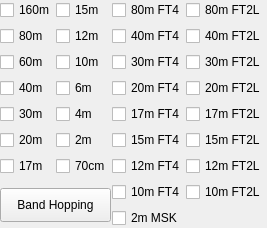
                       <widget class="QWidget" name="widget_3" native="true">
                        <property name="sizePolicy">
                         <sizepolicy hsizetype="Preferred" vsizetype="Preferred">
                          <horstretch>0</horstretch>
                          <verstretch>0</verstretch>
                         </sizepolicy>
                        </property>
                        <layout class="QGridLayout" name="gridLayout_8" columnstretch="1,1,1">
                         <property name="leftMargin">
                          <number>0</number>
                         </property>
                         <property name="topMargin">
                          <number>0</number>
                         </property>
                         <property name="rightMargin">
                          <number>1</number>
                         </property>
                         <property name="bottomMargin">
                          <number>0</number>
                         </property>
                         <property name="horizontalSpacing">
                          <number>1</number>
                         </property>
                         <property name="verticalSpacing">
                          <number>6</number>
                         </property>
                         <item row="7" column="1">
                          <widget class="QCheckBox" name="cb70cm">
                           <property name="toolTip">
                            <string>70cm FT8</string>
                           </property>
                           <property name="text">
                            <string>70cm</string>
                           </property>
                          </widget>
                         </item>
                         <item row="5" column="0">
                          <widget class="QCheckBox" name="cb30m">
                           <property name="toolTip">
                            <string>30m FT8</string>
                           </property>
                           <property name="text">
                            <string>30m</string>
                           </property>
                          </widget>
                         </item>
                         <item row="8" column="0" rowspan="2" colspan="2">
                          <widget class="QPushButton" name="pbBandHopping">
                           <property name="minimumSize">
                            <size>
                             <width>0</width>
                             <height>34</height>
                            </size>
                           </property>
                           <property name="focusPolicy">
                            <enum>Qt::StrongFocus</enum>
                           </property>
                           <property name="toolTip">
                            <string>&lt;html&gt;&lt;head/&gt;&lt;body&gt;&lt;p&gt;Toggle band hopping On/Off. Band hopping occurs every other full minute. Changes to the checkboxes take effect immediately.&lt;br/&gt;Right-click to switch to the next selected band hopping frequency, or to test the default audio device, when band hopping is disabled.&lt;/p&gt;&lt;/body&gt;&lt;/html&gt;</string>
                           </property>
                           <property name="styleSheet">
                            <string notr="true">QPushButton:checked {
	background-color: red;
	border-style: outset;
	border-width: 1px;
	border-radius: 5px;
	border-color: black;
	min-width: 5em;
	padding: 3px;
}</string>
                           </property>
                           <property name="text">
                            <string>  Band Hopping  </string>
                           </property>
                           <property name="checkable">
                            <bool>true</bool>
                           </property>
                          </widget>
                         </item>
                         <item row="2" column="1">
                          <widget class="QCheckBox" name="cb12m">
                           <property name="toolTip">
                            <string>12m FT8</string>
                           </property>
                           <property name="text">
                            <string>12m</string>
                           </property>
                          </widget>
                         </item>
                         <item row="4" column="0">
                          <widget class="QCheckBox" name="cb40m">
                           <property name="toolTip">
                            <string>40m FT8</string>
                           </property>
                           <property name="text">
                            <string>40m</string>
                           </property>
                          </widget>
                         </item>
                         <item row="9" column="2">
                          <widget class="QCheckBox" name="cb2mMSK">
                           <property name="toolTip">
                            <string>2m MSK144</string>
                           </property>
                           <property name="whatsThis">
                            <string/>
                           </property>
                           <property name="text">
                            <string>2m MSK</string>
                           </property>
                          </widget>
                         </item>
                         <item row="3" column="1">
                          <widget class="QCheckBox" name="cb10m">
                           <property name="toolTip">
                            <string>10m FT8</string>
                           </property>
                           <property name="text">
                            <string>10m</string>
                           </property>
                          </widget>
                         </item>
                         <item row="4" column="1">
                          <widget class="QCheckBox" name="cb6m">
                           <property name="toolTip">
                            <string>6m FT8</string>
                           </property>
                           <property name="text">
                            <string>6m</string>
                           </property>
                          </widget>
                         </item>
                         <item row="3" column="0">
                          <widget class="QCheckBox" name="cb60m">
                           <property name="toolTip">
                            <string>60m FT8</string>
                           </property>
                           <property name="text">
                            <string>60m</string>
                           </property>
                          </widget>
                         </item>
                         <item row="1" column="0">
                          <widget class="QCheckBox" name="cb160m">
                           <property name="sizePolicy">
                            <sizepolicy hsizetype="Minimum" vsizetype="Fixed">
                             <horstretch>0</horstretch>
                             <verstretch>0</verstretch>
                            </sizepolicy>
                           </property>
                           <property name="toolTip">
                            <string>160m FT8</string>
                           </property>
                           <property name="text">
                            <string>160m</string>
                           </property>
                          </widget>
                         </item>
                         <item row="2" column="0">
                          <widget class="QCheckBox" name="cb80m">
                           <property name="toolTip">
                            <string>80m FT8</string>
                           </property>
                           <property name="text">
                            <string>80m</string>
                           </property>
                          </widget>
                         </item>
                         <item row="6" column="0">
                          <widget class="QCheckBox" name="cb20m">
                           <property name="toolTip">
                            <string>20m FT8</string>
                           </property>
                           <property name="text">
                            <string>20m</string>
                           </property>
                          </widget>
                         </item>
                         <item row="7" column="0">
                          <widget class="QCheckBox" name="cb17m">
                           <property name="toolTip">
                            <string>17m FT8</string>
                           </property>
                           <property name="text">
                            <string>17m</string>
                           </property>
                          </widget>
                         </item>
                         <item row="5" column="1">
                          <widget class="QCheckBox" name="cb4m">
                           <property name="toolTip">
                            <string>4m FT8</string>
                           </property>
                           <property name="text">
                            <string>4m</string>
                           </property>
                          </widget>
                         </item>
                         <item row="1" column="1">
                          <widget class="QCheckBox" name="cb15m">
                           <property name="toolTip">
                            <string>15m FT8</string>
                           </property>
                           <property name="text">
                            <string>15m</string>
                           </property>
                          </widget>
                         </item>
                         <item row="6" column="1">
                          <widget class="QCheckBox" name="cb2m">
                           <property name="toolTip">
                            <string>2m FT8</string>
                           </property>
                           <property name="text">
                            <string>2m</string>
                           </property>
                          </widget>
                         </item>
                         <item row="8" column="2">
                          <widget class="QCheckBox" name="cb10mFT4">
                           <property name="toolTip">
                            <string>10m FT4</string>
                           </property>
                           <property name="text">
                            <string>10m FT4</string>
                           </property>
                          </widget>
                         </item>
                         <item row="7" column="2">
                          <widget class="QCheckBox" name="cb12mFT4">
                           <property name="toolTip">
                            <string>12m FT4</string>
                           </property>
                           <property name="text">
                            <string>12m FT4</string>
                           </property>
                          </widget>
                         </item>
                         <item row="6" column="2">
                          <widget class="QCheckBox" name="cb15mFT4">
                           <property name="toolTip">
                            <string>15m FT4</string>
                           </property>
                           <property name="text">
                            <string>15m FT4</string>
                           </property>
                          </widget>
                         </item>
                         <item row="5" column="2">
                          <widget class="QCheckBox" name="cb17mFT4">
                           <property name="toolTip">
                            <string>17m FT4</string>
                           </property>
                           <property name="text">
                            <string>17m FT4</string>
                           </property>
                          </widget>
                         </item>
                         <item row="4" column="2">
                          <widget class="QCheckBox" name="cb20mFT4">
                           <property name="toolTip">
                            <string>20m FT4</string>
                           </property>
                           <property name="text">
                            <string>20m FT4</string>
                           </property>
                          </widget>
                         </item>
                         <item row="3" column="2">
                          <widget class="QCheckBox" name="cb30mFT4">
                           <property name="toolTip">
                            <string>30m FT4</string>
                           </property>
                           <property name="text">
                            <string>30m FT4</string>
                           </property>
                          </widget>
                         </item>
                         <item row="2" column="2">
                          <widget class="QCheckBox" name="cb40mFT4">
                           <property name="toolTip">
                            <string>40m FT4</string>
                           </property>
                           <property name="text">
                            <string>40m FT4</string>
                           </property>
                          </widget>
                         </item>
                         <item row="1" column="2">
                          <widget class="QCheckBox" name="cb80mFT4">
                           <property name="toolTip">
                            <string>80m FT4</string>
                           </property>
                           <property name="text">
                            <string>80m FT4</string>
                           </property>
                          </widget>
                         </item>
                         <item row="8" column="3">
                          <widget class="QCheckBox" name="cb10mFT2L">
                           <property name="toolTip">
                            <string>10m FT2L</string>
                           </property>
                           <property name="text">
                            <string>10m FT2L</string>
                           </property>
                          </widget>
                         </item>
                         <item row="7" column="3">
                          <widget class="QCheckBox" name="cb12mFT2L">
                           <property name="toolTip">
                            <string>12m FT2L</string>
                           </property>
                           <property name="text">
                            <string>12m FT2L</string>
                           </property>
                          </widget>
                         </item>
                         <item row="6" column="3">
                          <widget class="QCheckBox" name="cb15mFT2L">
                           <property name="toolTip">
                            <string>15m FT2L</string>
                           </property>
                           <property name="text">
                            <string>15m FT2L</string>
                           </property>
                          </widget>
                         </item>
                         <item row="5" column="3">
                          <widget class="QCheckBox" name="cb17mFT2L">
                           <property name="toolTip">
                            <string>17m FT2L</string>
                           </property>
                           <property name="text">
                            <string>17m FT2L</string>
                           </property>
                          </widget>
                         </item>
                         <item row="4" column="3">
                          <widget class="QCheckBox" name="cb20mFT2L">
                           <property name="toolTip">
                            <string>20m FT2L</string>
                           </property>
                           <property name="text">
                            <string>20m FT2L</string>
                           </property>
                          </widget>
                         </item>
                         <item row="3" column="3">
                          <widget class="QCheckBox" name="cb30mFT2L">
                           <property name="toolTip">
                            <string>30m FT2L</string>
                           </property>
                           <property name="text">
                            <string>30m FT2L</string>
                           </property>
                          </widget>
                         </item>
                         <item row="2" column="3">
                          <widget class="QCheckBox" name="cb40mFT2L">
                           <property name="toolTip">
                            <string>40m FT2L</string>
                           </property>
                           <property name="text">
                            <string>40m FT2L</string>
                           </property>
                          </widget>
                         </item>
                         <item row="1" column="3">
                          <widget class="QCheckBox" name="cb80mFT2L">
                           <property name="toolTip">
                            <string>80m FT2L</string>
                           </property>
                           <property name="text">
                            <string>80m FT2L</string>
                           </property>
                          </widget>
                         </item>
                        </layout>
                       </widget>
